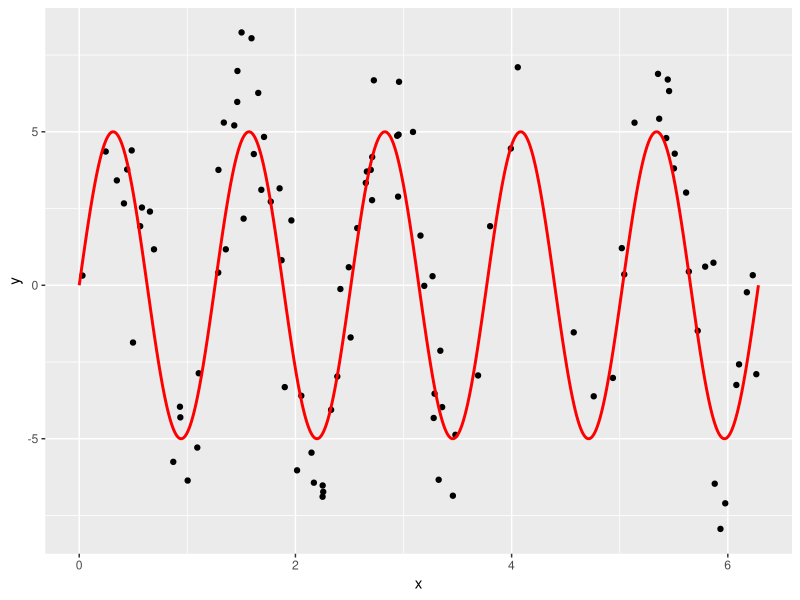

This chart was generated by the following R code: (Note: a time limit stopped this script after it produced the figure.)
# Setup -------------------------------------------------------------------
library(tidyverse)
library(broom)

# Let these be:
# -true function f(x) for a one-dimensional predictor x
# -the standard deviation of the true epsilon i.e. the noise
f <- function(x) {
  5*sin(5*x)
}
sigma <- 2

# This function generates a random sample. Random in terms of both
# -the predictor x
# -the amount of noise eps
generate_sample <- function(f, sample_size, sigma) {
  data_frame(
    x = runif(n = sample_size, min = 0, max = 2*pi),
    f_x = f(x),
    eps = rnorm(n = sample_size, mean = 0, sd = sigma),
    y = f_x + eps
  )
}

# Generate Training Data via Sampling -------------------------------------
# We observe points (x,y). Here we are pretending to know the exact break down 
# of y into f(x) and eps:
train_data <- generate_sample(f, sample_size = 100, sigma = sigma) %>%
  dplyr::select(x, y)

# The true model f(x) is in red:
ggplot(train_data, aes(x=x)) +
  geom_point(aes(y=y)) +
  stat_function(data=data_frame(x=c(0,2*pi)), aes(x=x), fun=f, col="red", n=1000, size=1)





# Compute MSE, Bias^2, Variance for Range of df --------------------------

# Number of simuations to average the behavior of f_hat = y_hat over
n_sim <- 10000
# Sample size of each training data
sample_size <- 200
# Value of x for test data
x0 <- 0.5
# Vector of different degrees of freedom to try:
df_vector <- c(3:99)

# Save values here:
MSE <- rep(0, length(df_vector)) 
bias_squared <- rep(0, length(df_vector))
variance <- rep(0, length(df_vector))

# Do your work here. You'll need a "pull back the curtain" moment at some point:

test_data <- data_frame(x=x0)

for(k in 3:99) {
  # Save predictions here
  predictions <- rep(0, n_sim)
  
  for(i in 1:n_sim) {
    # FILL THIS IN:
    
    pseudo_train <- generate_sample(f, sample_size = sample_size, sigma = sigma) 
    
    pseudo_train = pseudo_train %>%
      filter(x != x0)
    
    mod_spline <- smooth.spline(pseudo_train$x, pseudo_train$y, df=k)
    
    pseudo_predict <- predict(mod_spline, x=test_data$x) %>% 
      tbl_df() 
    
    pseudo_predict <- pseudo_predict %>% 
      rename(y_hat = y)
    
    predictions[i] <- pseudo_predict$y_hat
    
    if(i %% 100 == 0){
      print(i)
    }
  }
  
  # Pull the Curtain! Reveal truth: i.e. show all components we really know, but
  # pretended not to:
  set.seed(76)
  truth <- data_frame(
    x = rep(x0, n_sim),
    f_x = f(x),
    eps = rnorm(n = n_sim, mean = 0, sd = 0.3),
    y = f_x + eps
  )
  
  # Add predictions
  truth <- truth %>%
    mutate(y_hat=predictions)
  
  # Compute MSE, (Avg Bias of f_hat)^2, Variance of f_hat, sigma^2:
  # FILL THIS IN:
  
  # MSE
  
  Avg_MSE <- truth %>% 
    summarise(MSE = mean((y-y_hat)^2))
  
  MSE[k-2] <- Avg_MSE
  # Avg Bias
  
  avg_bias <- truth %>% 
    summarise(bias = mean((f_x - y_hat)^2))
  
  bias_squared[k-2] <- avg_bias
  
  # variance of f_hat
  
  var_f_hat <- var(truth$y_hat)
  
  variance[k-2] <- var_f_hat
  
}







# Create Data Frames -------------------------------------------------------
# Create results data frame based on previous results
results_test <- data_frame(
  df = as.integer(df_vector),
  MSE = as.numeric(MSE),
  bias_squared = as.numeric(bias_squared),
  variance = as.numeric(variance)
) 
# Convert to tidy data format (rows=observations, cols=variables) using
# tidyr::gather
#results_tidy <- results %>% 
 # tidyr::gather(type, value, -df)

results_tidy <- results_test %>% 
  tidyr::gather(type, value, -df)



# Plots -------------------------------------------------------

# Plot bias_squared vs variance (on log vs log scale)
bias_sq_vs_var_plot <- 
  ggplot(results_test, aes(x=bias_squared, y=variance)) +
  geom_text(aes(label=df)) +
  scale_y_log10() +
  scale_x_log10()
bias_sq_vs_var_plot
ggsave(file="bias_sq_vs_var.pdf", plot=bias_sq_vs_var_plot, width = 6, height=4)

# Plot MSE, bias_squared, variance
MSE_plot <- 
  ggplot(results_tidy, aes(x=df, y=value, col=type)) +
  geom_line()
MSE_plot
ggsave(file="MSE.pdf", plot=MSE_plot, width = 6, height=4)
